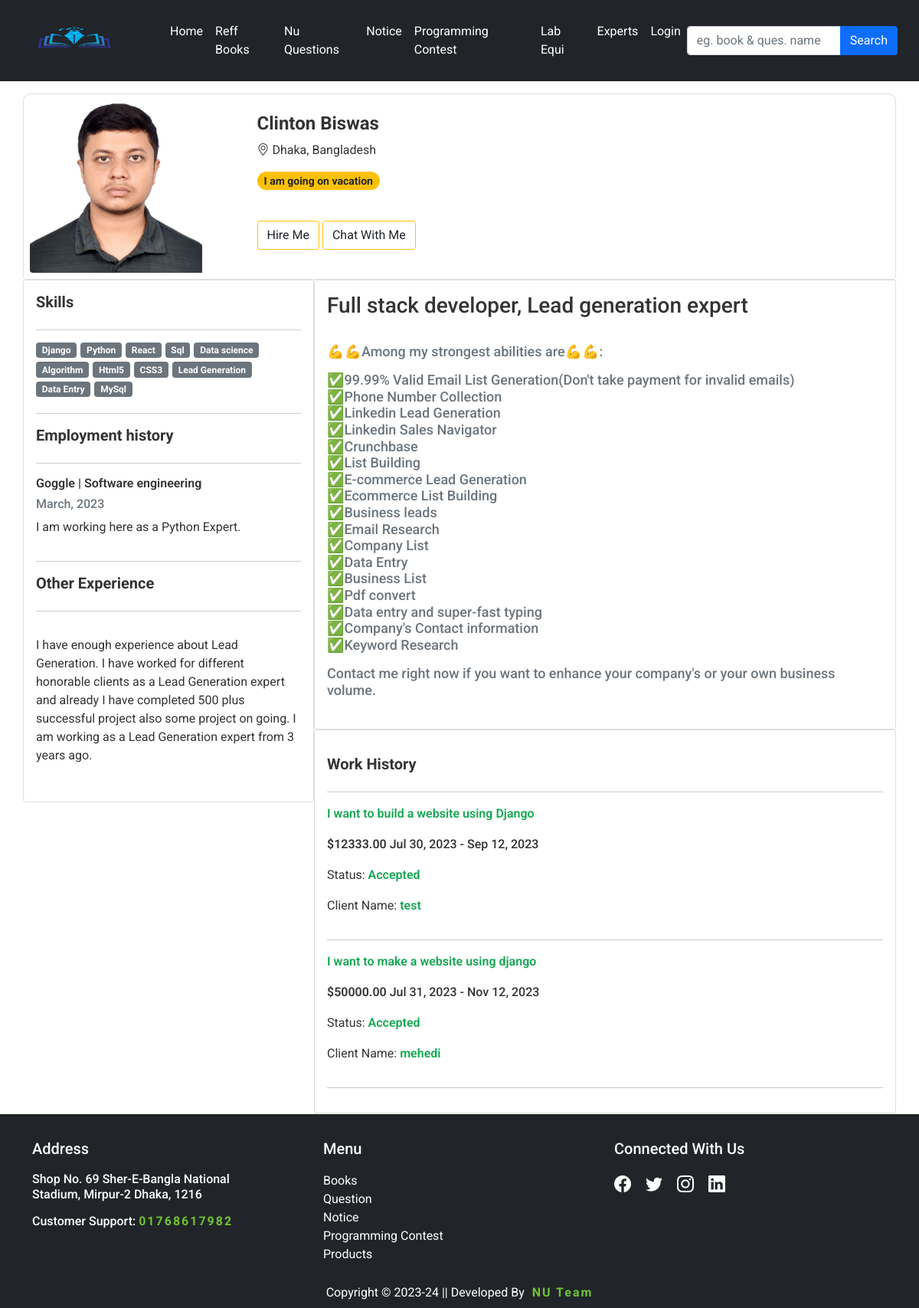
The app's page /freelance-profile/1/ with its own data.
### other/models.py (models this page shows, shortened)
class FreelancerProfile(models.Model):
    user = models.ForeignKey(User, on_delete=models.CASCADE)
    full_name = models.CharField(max_length=255, help_text="Enter your full name")
    location = models.CharField(max_length=255, help_text='E.g. city,coutry Dhaka, Bangladesh', blank=True, null=True)
    set_available = models.CharField(choices=STATUS_CHOICES_PROFILE, default='Available Now', max_length=255, blank=True, null=True)
    title = models.CharField(max_length=255, help_text='E.g. Django developer, javascript developer')
    category = models.ForeignKey(Freelance_category, on_delete=models.CASCADE)
    hourly_rate = models.CharField(max_length=10,help_text='E.g. $15')
    description = models.TextField(max_length=2000, help_text='E.g. within 2000 characters')
    other_experience = models.CharField(max_length=1000, help_text='E.g. within 1000 characters',blank=True, null=True)
    profile_pic = models.ImageField(upload_to='freelance_profile_pricture')

class EmployeementHistory(models.Model):
    user = models.ForeignKey(FreelancerProfile, on_delete=models.CASCADE)
    organization_name = models.CharField(max_length=255)
    role = models.CharField(max_length=500)
    join_date = models.CharField(max_length=255, help_text='E.g. March, 2023')
    short_bio = models.CharField(max_length=500, blank=True, null=True, help_text='E.g. about company')

class HiredFreelancer(models.Model):
    client = models.ForeignKey(User, on_delete=models.CASCADE)
    freelancer = models.ForeignKey(FreelancerProfile, on_delete=models.CASCADE)
    full_name = models.CharField(max_length=255)
    job_title = models.CharField(max_length=500, help_text='E.g. within 500 characters')
    job_requirement = models.TextField()
    delivery_date = models.DateField(null=True, blank=True, help_text='E.g. YYYY-MM-DD format')
    project_price = models.DecimalField(max_digits=10, decimal_places=2, help_text='E.g. 100.00')
    status = models.CharField(choices=STATUS_CHOICES_HIRED, default='Accepted', blank=True, null=True, max_length=255)
    created = models.DateTimeField(auto_now_add=True)

### other/views.py (the view)
# urls.py: path('freelance-profile/<int:pk>/', ExpertProfileView, name='freelance-profile'),
def ExpertProfileView(request, pk):
    pk=int(pk)
    profile = get_object_or_404(FreelancerProfile, user__pk=pk)
    user = FreelancerProfile.objects.get(user__pk=pk)
    try:
        skill = Skills.objects.get(user=user)
    except Skills.DoesNotExist:
        skill = None
    result = []
    if skill:
        result = skill.skill.split(',')
    try:
        employents = EmployeementHistory.objects.get(user=user)
    except EmployeementHistory.DoesNotExist:
        employents = None
    workhistory = HiredFreelancer.objects.filter(freelancer__user__pk=pk)
    print(len(workhistory))
    context = {'profile': profile, 'skills': result, 'employents': employents, 'workhistory':workhistory}
    return render(request, 'other/expert_profile.html', context)

### template/other/expert_profile.html (shortened to what this page needs)
{% extends 'base.html' %}
{% load static %}
{% block content %}
    <div class="container">
        <div class="row">
            <div class="col-sm-12 mt-3 custom-padding">
                <div class="card p-2" style="border-top-left-radius: 10px; border-top-right-radius: 10px;">
                    <div class="row g-0">
                      <div class="col-md-3">
                        <img src="{{profile.profile_pic.url}}" class="img-fluid rounded-start" alt="..." width="225px" height="225px">
                         </div>
                      <div class="col-md-8">
                        <div class="card-body">
                          <h5 class="card-title" style="font-size: 24px; font-weight: 700;">{{profile.full_name}}</h5>
                          <p class="card-text"><i class="bi bi-geo-alt"></i>&nbsp;{{profile.location}}</p>
                          <p class="card-text"><span style="font-weight: 800;"><span class="badge rounded-pill bg-warning text-dark" style="font-size: 14px;">{{profile.set_available}}</span></p>
                          <br>
                          {% if profile.user == request.user %}
                          <a href="{% url 'other:freelance-update-profile' pk=profile.user.pk %}" class="btn btn-warning">Update Profile</a>
                          {% else %}
                          <a href="{% url 'other:hire_freelancer' pk=profile.user.pk %}" class="btn btn-outline-warning text-dark">Hire Me</a>
                          <a href="{% url 'other:contact-freelancer' pk=profile.user.pk %}" class="btn btn-outline-warning text-dark">Chat With Me</a>
                          {% endif %}
                        </div>
                      </div>
                    </div>
                  </div>
        </div>
        <div class="col-sm-4 custom-padding">
            <div class="card p-3">
                {% if skills %}
                {% if profile.user == request.user %}
                <h5 style="font-weight: 700;">Skills&nbsp; <a href="{% url 'other:update-skill' pk=profile.user.id %}" class="btn-circle btn-xl"><i class="bi bi-pencil-fill"></i></a></h5>
                {% else %}
                <h5 style="font-weight: 700;">Skills</h5>
                {% endif %}
                <hr>
                <div class="skill-container">
                    {% for skill in skills %}
                        <span class="badge bg-secondary">{{ skill }}</span>
                    {% endfor %}
                </div>
                {% else %}
                {% if profile.user == request.user %}
                <a href="{% url 'other:add-skill' pk=profile.user.id %}" class="text-danger fw-bold">Add your skills</a>
                {% else %}
                <p class="text-danger fw-bold">This user hasn't added their own skill yet</p>
                {% endif %}
                {% endif %}
                <hr>
                {% if employents %}
                {% if profile.user == request.user %}
                <h5 style="font-weight: 700;">Employment history&nbsp; <a href="{% url 'other:update-employement' pk=profile.user.id %}" class="btn-circle btn-xl"><i class="bi bi-pencil-fill"></i></a></h5>
                {% else %}
                <h5 style="font-weight: 700;">Employment history</h5>
                {% endif %}
                <hr>
                <h6 style="font-weight: 600;">{{employents.organization_name}}&nbsp;|&nbsp;{{employents.role}}</h6>
                <h6 class="text-muted">{{employents.join_date}}</h6>
                <p>{{employents.short_bio}}</p>
                {% else %}
                {% if profile.user == request.user %}
                <a href="{% url 'other:add-employement' pk=profile.user.id %}" class="text-danger fw-bold">Add Employement history</a>
                {% else %} <p class="text-danger fw-bold">This user hasn't added work experience yet </p> {% endif %}
                {% endif %}
                  <hr>
                  <h5 style="font-weight: 700;">Other Experience</h5>
                  <hr>
                  {% if profile.other_experience %}
                  <p style="font-size: 16px;">{{profile.other_experience|linebreaks}}</p>
                  {% else %}
                  <p class="text-danger fw-bold">
                  {% if profile.user == request.user %}
                    You haven't added other experience yet. If you want to add please update your profile. {% else %} This user hasn't added other experience yet {% endif %}</p>
                  {% endif %}
            </div>
        </div>
            <div class="col-sm-8 custom-padding">
                <div class="card p-3">
                    <h3>{{profile.title}}</h3>
                <br>
                <h5 class="text-muted" style="font-size: 18px;">{{profile.description|linebreaks }}</h5>
                </div>
                <div class="card p-3">
                    <h5 class="mt-3" style="font-weight: 700;">Work History</h5>
                    <hr>
                    {% if workhistory %}
                    {% for work in workhistory %}
                        <p style="color: #14A852; cursor: pointer; font-weight: 600;">{{work.job_title}}</p>
                        <p style="font-weight: 600;">${{ work.project_price }} <span style="font-weight: 500;">{{ work.created|date:"M d, Y" }} - {{work.delivery_date|date:"M d, Y"}}</span></p>
                        <p>Status: <span style="color: #14A852; cursor: pointer; font-weight: 600;">{{work.status}}</span></p>
                        <p>Client Name: <span style="color: #14A852; cursor: pointer; font-weight: 600;">{{work.client}}</span></p>
                        <hr>
                    {% endfor %}
                {% else %}
                {% if profile.user == request.user %}
                <p class="text-danger fw-bold">You haven't done any work yet.</p>
                {% else %}
                <p class="text-danger fw-bold">This user hasn't done any work yet.</p>
                {% endif %}
                    {% endif %}
                </div>
            </div>
        </div>
    </div>
{% endblock content %}

### static/style.css (style rules this page uses)
.custom-padding { padding-left: 0px!important; padding-right: 0px!important; }
.skill-container { width: 100%; display: flex; flex-wrap: wrap; }
.skill-container .badge { margin-right: 5px; margin-bottom: 5px; }

### records on screen
FreelancerProfile: profile_pic (picture), full_name "Clinton Biswas", location "Dhaka, Bangladesh", set_available "I am going on vacation", other_experience "I have enough experience about Lead Generation. I have worked for different honorable clients as a Lead Generation expert and already I have completed 500 plus successful project also some project on going. I am working as a Lead Generation expert from 3 years ago.", title "Full stack developer, Lead generation expert", description "💪💪Among my strongest abilities are💪💪: ✅99.99% Valid Email List Generation(Don't take payment for invalid emails) ✅Phone Number Collection ✅Linkedin Lead Generation ✅Linkedin Sales Navigator ✅Crunchbase ✅List Building ✅E-commerce Lead Generation ✅Ecommerce List Building ✅Business leads ✅Email Research ✅Company List ✅Data Entry ✅Business List ✅Pdf convert ✅Data entry and super-fast typing ✅Company's Contact information ✅Keyword Research Contact me right now if you want to enhance your company's or your own business volume."
EmployeementHistory: organization_name "Goggle", role "Software engineering", join_date "March, 2023", short_bio "I am working here as a Python Expert."
HiredFreelancer: job_title "I want to build a website using Django", project_price "12333.00", created "Jul 30, 2023", delivery_date "Sep 12, 2023", status "Accepted", client "test"
HiredFreelancer: job_title "I want to make a website using django", project_price "50000.00", created "Jul 31, 2023", delivery_date "Nov 12, 2023", status "Accepted", client "mehedi"

### other values on screen
{{ skill }} "Django" "Python" "React" "Sql" "Data science" "Algorithm" "Html5" "CSS3" "Lead Generation" "Data Entry" "MySql"
